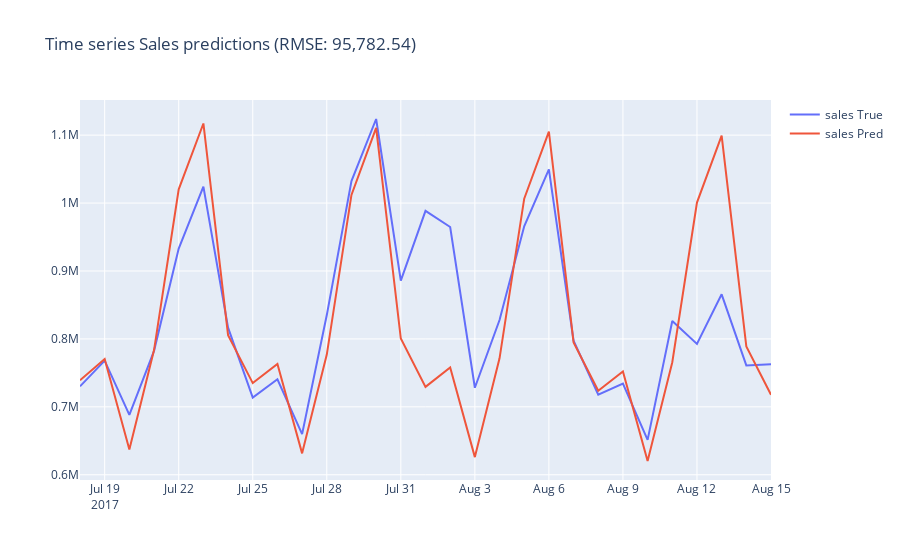

Notebook code cell kept with this figure:
### Code cell
validation_results = arima.evaluate(validation=validation.groupby('date')['sales'].sum().reset_index())
